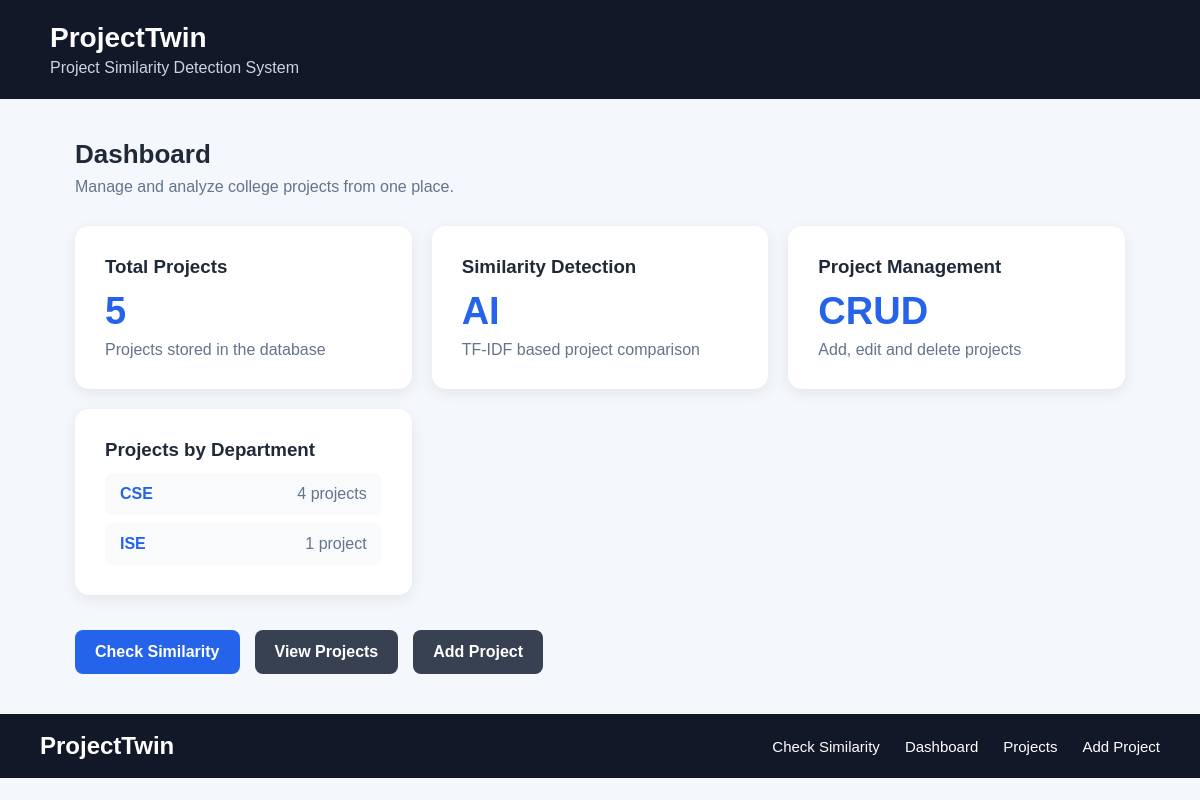
/dashboard, run on the app's committed database.
### tables this page shows
CREATE TABLE projects (
            id INTEGER PRIMARY KEY AUTOINCREMENT,
            title TEXT NOT NULL,
            description TEXT NOT NULL
        , department TEXT DEFAULT 'CSE');

### app.py (the view)
@app.route("/dashboard")
def dashboard():
    projects = get_projects()
    total_projects = len(projects)
    department_counts = get_department_counts()
    return render_template(
        "dashboard.html",
        total_projects=total_projects,
        department_counts=department_counts
    )

### database.py (called while the page is built)
def get_projects():
    connection = sqlite3.connect(DATABASE)
    cursor = connection.cursor()
    cursor.execute(
        "SELECT id, title, description, department FROM projects"
    )
    projects = cursor.fetchall()
    connection.close()
    return projects

def get_department_counts():
    connection = sqlite3.connect(DATABASE)
    cursor = connection.cursor()
    cursor.execute(
        """
        SELECT department, COUNT(*)
        FROM projects
        GROUP BY department
        """
    )
    counts = cursor.fetchall()
    connection.close()
    return counts

### templates/dashboard.html (shortened to what this page needs)
<!DOCTYPE html>
<html lang="en">
<head>
</head>
<body>
    <header>
        <h1>ProjectTwin</h1>
        <p>Project Similarity Detection System</p>
    </header>
    <div class="container">
        <div class="welcome">
            <h2>Dashboard</h2>
            <p>Manage and analyze college projects from one place.</p>
        </div>
        <div class="cards">
            <div class="card">
                <h3>Total Projects</h3>
                <div class="number">{{ total_projects }}</div>
                <p>Projects stored in the database</p>
            </div>
            <div class="card">
                <h3>Similarity Detection</h3>
                <div class="number">AI</div>
                <p>TF-IDF based project comparison</p>
            </div>
            <div class="card">
                <h3>Project Management</h3>
                <div class="number">CRUD</div>
                <p>Add, edit and delete projects</p>
            </div>
            <div class="card">
    <h3>Projects by Department</h3>
    {% if department_counts %}
        {% for department, count in department_counts %}
           <p class="department-count">
    <strong>{{ department }}</strong>
    <span>{{ count }} project{% if count != 1 %}s{% endif %}</span>
</p>
        {% endfor %}
    {% else %}
        <p>No department data available.</p>
    {% endif %}
</div>
        </div>
        <div class="actions">
            <a href="/" class="button">
                Check Similarity
            </a>
            <a href="/projects" class="button secondary">
                View Projects
            </a>
            <a href="/add-project" class="button secondary">
    Add Project
</a>
        </div>
    </div>
</body>
<nav class="navbar">
    <div class="logo">
        ProjectTwin
    </div>
    <div class="nav-links">
        <a href="/">Check Similarity</a>
        <a href="/dashboard">Dashboard</a>
        <a href="/projects">Projects</a>
        <a href="/add-project">Add Project</a>
    </div>
</nav>
</html>

### templates/dashboard.html (style rules this page uses)
* { box-sizing: border-box; margin: 0; padding: 0; font-family: Arial, sans-serif; }
body { background: #f4f7fb; color: #1f2937; }
header { background: #111827; color: white; padding: 22px 50px; }
header h1 { font-size: 28px; }
header p { margin-top: 5px; color: #cbd5e1; }
.container { max-width: 1100px; margin: 40px auto; padding: 0 25px; }
.welcome { margin-bottom: 30px; }
.welcome h2 { font-size: 26px; margin-bottom: 8px; }
.welcome p { color: #64748b; }
.cards { display: grid; grid-template-columns: repeat(3, 1fr); gap: 20px; }
.card { background: white; padding: 30px; border-radius: 14px; box-shadow: 0 4px 15px rgba(0, 0, 0, 0.08); }
.card h3 { margin-bottom: 12px; }
.number { font-size: 38px; font-weight: bold; color: #2563eb; }
.card p { color: #64748b; margin-top: 8px; }
.actions { margin-top: 35px; display: flex; gap: 15px; }
.button { text-decoration: none; padding: 13px 20px; border-radius: 8px; background: #2563eb; color: white; font-weight: bold; }
.button.secondary { background: #374151; }
.department-count { margin-top: 12px; padding: 12px 15px; background: #f8fafc; border-radius: 8px; display: flex; justify-content: space-between; }
.department-count strong { color: #2563eb; }
.navbar { background: #111827; padding: 18px 40px; display: flex; justify-content: space-between; align-items: center; }
.logo { color: white; font-size: 24px; font-weight: bold; }
.nav-links { display: flex; gap: 25px; }
.nav-links a { color: white; text-decoration: none; font-size: 15px; }

### data on the page
projects: department "CSE", id "4", shows "s"
projects: department "ISE", count "1"

### other printed values
{{ total_projects }} "5"
